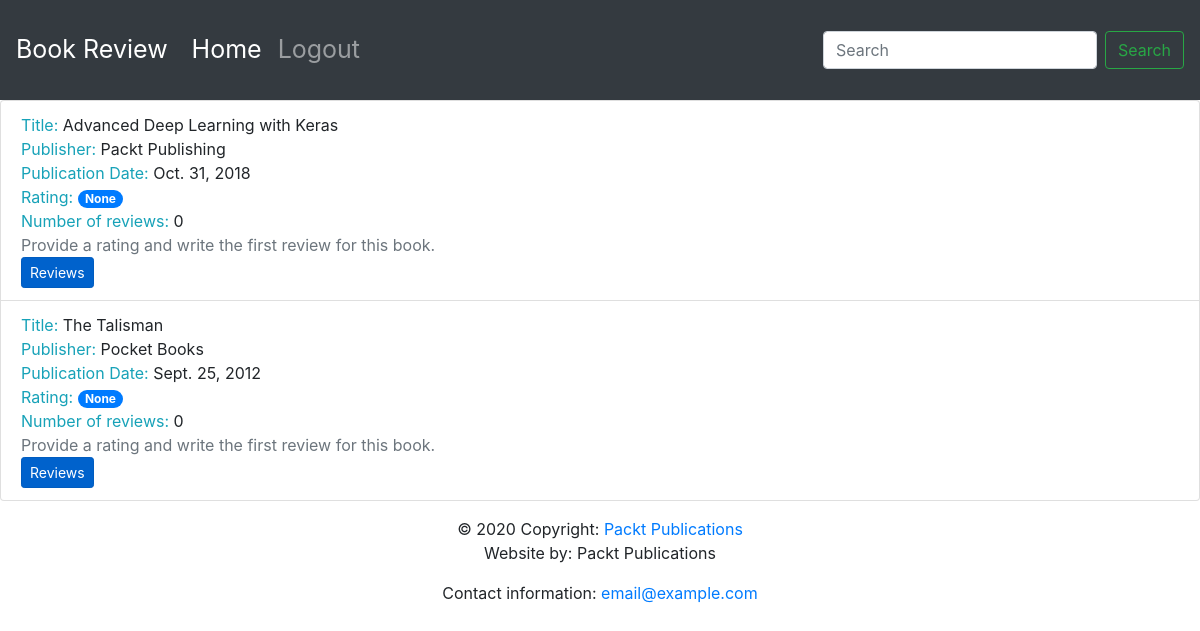
The page /books/ on the database its author committed.
### reviews/models.py (models this page shows, shortened)
class Book(models.Model):
    title = models.CharField(max_length=70,
                             help_text="The title of the book.")
    publication_date = models.DateField(
        verbose_name="Date the book was published.")
    isbn = models.CharField(max_length=20,
                            verbose_name="ISBN number of the book.")
    publisher = models.ForeignKey(Publisher,
                                  on_delete=models.CASCADE)
    contributors = models.ManyToManyField('Contributor',
                                          through="BookContributor")

class Publisher(models.Model):
    name = models.CharField(max_length=50,
                            help_text="The name of the Publisher.")
    website = models.URLField(help_text="The Publisher's website.")
    email = models.EmailField(help_text="The Publisher's email address.")
    def __str__(self):
        return self.name

### reviews/views.py (the view)
# urls.py: urlpatterns = [path('books/', views.book_list,
def book_list(request):
    books = Book.objects.all()
    book_list = []
    for book in books:
        reviews = book.review_set.all()
        if reviews:
            book_rating = average_rating([review.rating for
                                          review in reviews])
            number_of_reviews = len(reviews)
        else:
            book_rating = None
            number_of_reviews = 0
        book_list.append({'book': book,
                          'book_rating': book_rating,
                          'number_of_reviews': number_of_reviews})
    context = {
        'book_list': book_list
    }
    return render(request, 'reviews/books_list.html', context)

### templates/reviews/books_list.html (shortened to what this page needs)
{% extends 'base.html' %}
{% block content %}
<ul class="list-group">
  {% for item in book_list %}
  <li class="list-group-item">
      <span class="text-info">Title: </span> <span>{{ item.book.title }}</span>
      <br>
      <span class="text-info">Publisher: </span><span>{{ item.book.publisher }}</span>
      <br>
      <span class="text-info">Publication Date: </span><span>{{ item.book.publication_date }}</span>
      <br>
      <span class="text-info">Rating: </span><span class="badge badge-primary badge-pill">{{ item.book_rating }}</span>
      <br>
      <span class="text-info">Number of reviews: </span><span>{{ item.number_of_reviews }}</span>
      <br>
      {% if item.book_rating is null %}
      <span class="text-secondary">Provide a rating and write the first review for this book.</span>
      <br>
      {% endif %}
      <a class="btn btn-primary btn-sm active" role="button" aria-pressed="true" href="/book/{{ item.book.id }}/">Reviews</a></li>
  {% endfor %}
</ul>
{% endblock %}

### templates/base.html (shortened to what this page needs)
<!doctype html>
{% load static %}
<html lang="en">
  <head>
    <link rel="stylesheet" href="https://stackpath.bootstrapcdn.com/bootstrap/4.4.1/css/bootstrap.min.css">
    <link rel="stylesheet" href="https://cdnjs.cloudflare.com/ajax/libs/font-awesome/4.7.0/css/font-awesome.min.css">
  </head>
  <body>
        <nav class="navbar navbar-expand-sm navbar-dark bg-dark sticky-top">
          <a class="navbar-brand" href="/">Book Review</a>
          <div class="collapse navbar-collapse" id="navbarSupportedContent">
            <ul class="navbar-nav mr-auto">
              <li class="nav-item active">
                <a class="nav-link" href="/books/">Home <span class="sr-only">(current)</span></a>
              </li>
              <li class="nav-item">
                <a class="nav-link" href="#">Logout</a>
              </li>
            </ul>
            <form class="form-inline my-2 my-lg-0">
              <input class="form-control mr-sm-2" type="search" placeholder="Search" aria-label="Search">
              <button class="btn btn-outline-success my-2 my-sm-0" type="submit">Search</button>
            </form>
          </div>
        </nav>
         {% block content %}{% endblock %}
  <footer class="page-footer font-small blue">
    <div class="footer-copyright text-center py-3">© 2020 Copyright:
      <a href="https://www.packtpub.com"> Packt Publications</a>
      <p>Website by: Packt Publications</p>
      <p>Contact information: <a href="mailto:email@example.com">email@example.com</a></p>
    </div>
  </footer>
  </body>
</html>

### templates/base.html (style rules this page uses)
.navbar { min-height: 100px; font-size: 25px; }
.navbar-brand { font-size: 25px; }

### rows shown on the page
Book: book "Advanced Deep Learning with Keras", book.publisher "Packt Publishing", book.publication_date "Oct. 31, 2018", book_rating "None", number_of_reviews "0"
Book: book "The Talisman", book.publisher "Pocket Books", book.publication_date "Sept. 25, 2012", book_rating "None", number_of_reviews "0"
